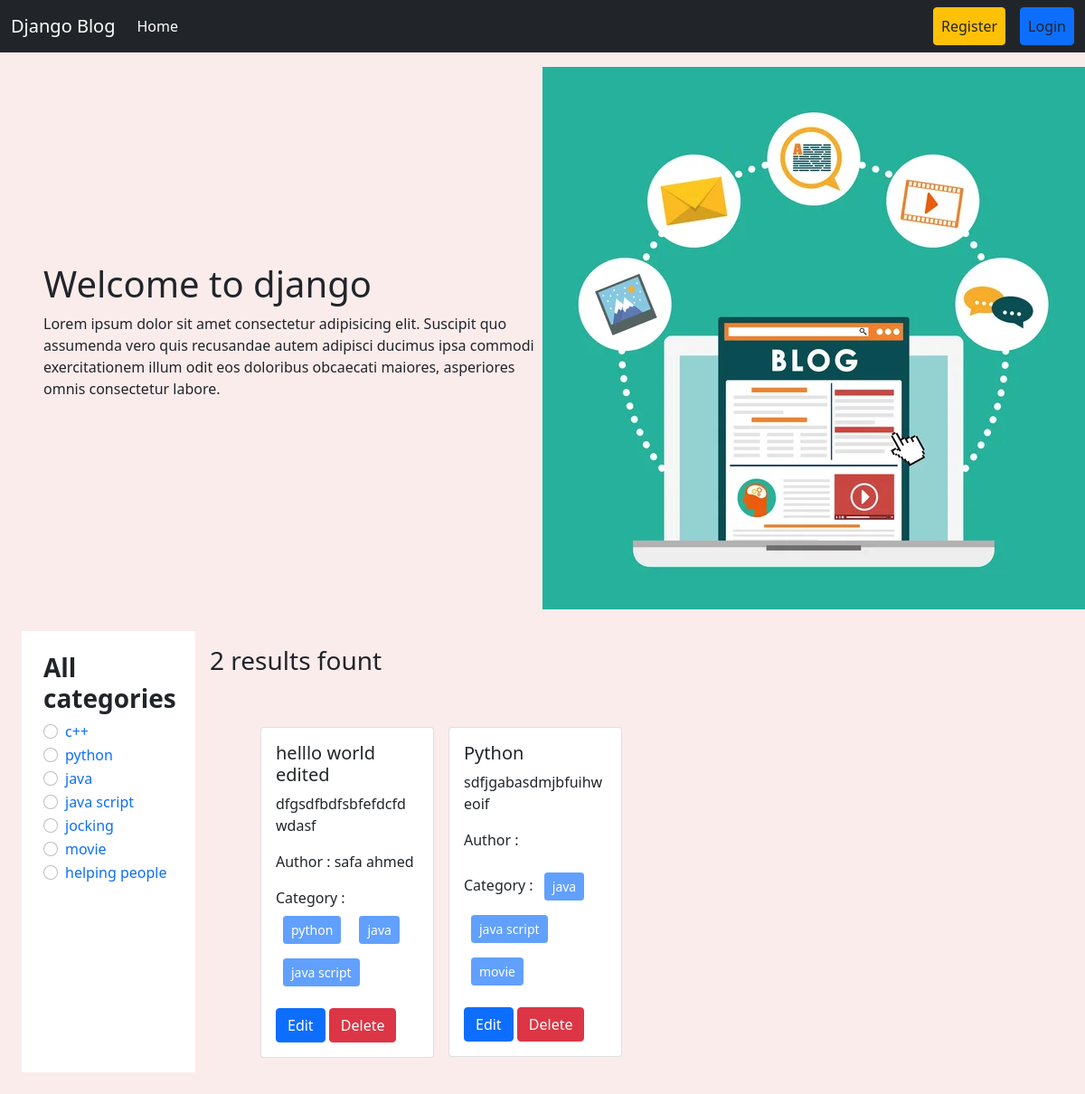
Screenshot of /category/java-script/ with the database file from the repository.
### categories/models.py (models this page shows, shortened)
class Category(models.Model):
    name = models.CharField(max_length=100)
    slug = models.SlugField(max_length=100,null=True,blank=True,unique=True)

### posts/models.py (models this page shows)
class Post(models.Model):
    title = models.CharField(max_length=100)
    content = models.TextField()
    catagory = models.ManyToManyField(Category)
    author = models.ForeignKey(User, on_delete=models.CASCADE)
    def __str__(self):
        return self.title

### blog_project/views.py (the view)
# urls.py: path('', views.home ,  name = 'homepage'),
def home(request , category_slug = None):
    data = Post.objects.all()
    if category_slug is not None:
        category = Category.objects.get(slug=category_slug)
        data = Post.objects.filter(catagory = category)
    categories = Category.objects.all()
    print(data)
    return render(request , 'home.html',{'data':data , 'categories':categories})

### templates/home.html
{% extends 'base.html' %}
{% load static %}
{% block contant %}
<div class="d-flex flex-wrap px-5 pt-3 align-items-center">
    <div class="col-6">
        <h1>Welcome to django</h1>
        <p>Lorem ipsum dolor sit amet consectetur adipisicing elit. Suscipit quo assumenda vero quis recusandae autem adipisci ducimus ipsa commodi exercitationem illum odit eos doloribus obcaecati maiores, asperiores omnis consectetur labore.</p>
    </div>
    <div class="col-6">
        <img src="{% static 'header.jpg' %}" alt="">
    </div>
</div>
<div class="d-flex flex-wrap p-4">
    <div class="col-2 bg-white p-4">
        <h3 style="font-weight: bold;">All categories</h3>
        {% for cat in categories %}
        <div class="form-check">
            <input class="form-check-input" type="radio" name="categories" id="{{cat.id}}">
            <label class="form-check-label" for="{{cat.id}}">
                <a href="{% url 'category_wise_post' cat.slug%}" style="text-decoration: none;">{{cat.name}}</a>
            </label>
        </div>
        {% endfor %}
    </div>
    <div class="col-10 p-3">
        <h3>{{data|length}} results fount</h3>
        <div class="d-flex flex-wrap px-5 pt-5">
            {% for post in data %}
            <div class="col-sm-3 ">
                <div class="card mx-2">
                    <div class="card-body">
                        <h5 class="card-title">{{post.title}}</h5>
                        <p class="card-text">{{post.content}}</p>
                        <p>Author : {{post.author.first_name}} {{post.author.last_name}}</p>
                        <p>
                            Category : {% for cat in post.catagory.all %}
                            <button class="btn btn-primary btn-sm m-2" disabled> {{cat.name}} </button>
                            {% endfor %}
                        </p>
                        <a href="{% url 'edit_post' post.id %}" class="btn btn-primary">Edit</a>
                        <a href="{% url 'delete_post' post.id %}" class="btn btn-danger">Delete</a>
                    </div>
                </div>
            </div>
            {% endfor %}
        </div>
    </div>
</div>
{% endblock %}

### rows the page displays
Category: name "c++"
Category: name "python"
Category: name "java"
Category: name "java script"
Category: name "jocking"
Category: name "movie"
Category: name "helping people"
Post: title "helllo world edited", content "dfgsdfbdfsbfefdcfd wdasf", author.first_name "safa", author.last_name "ahmed"
Post: title "Python", content "sdfjgabasdmjbfuihweoif"

### other values shown
{{ data|length }} "2"
